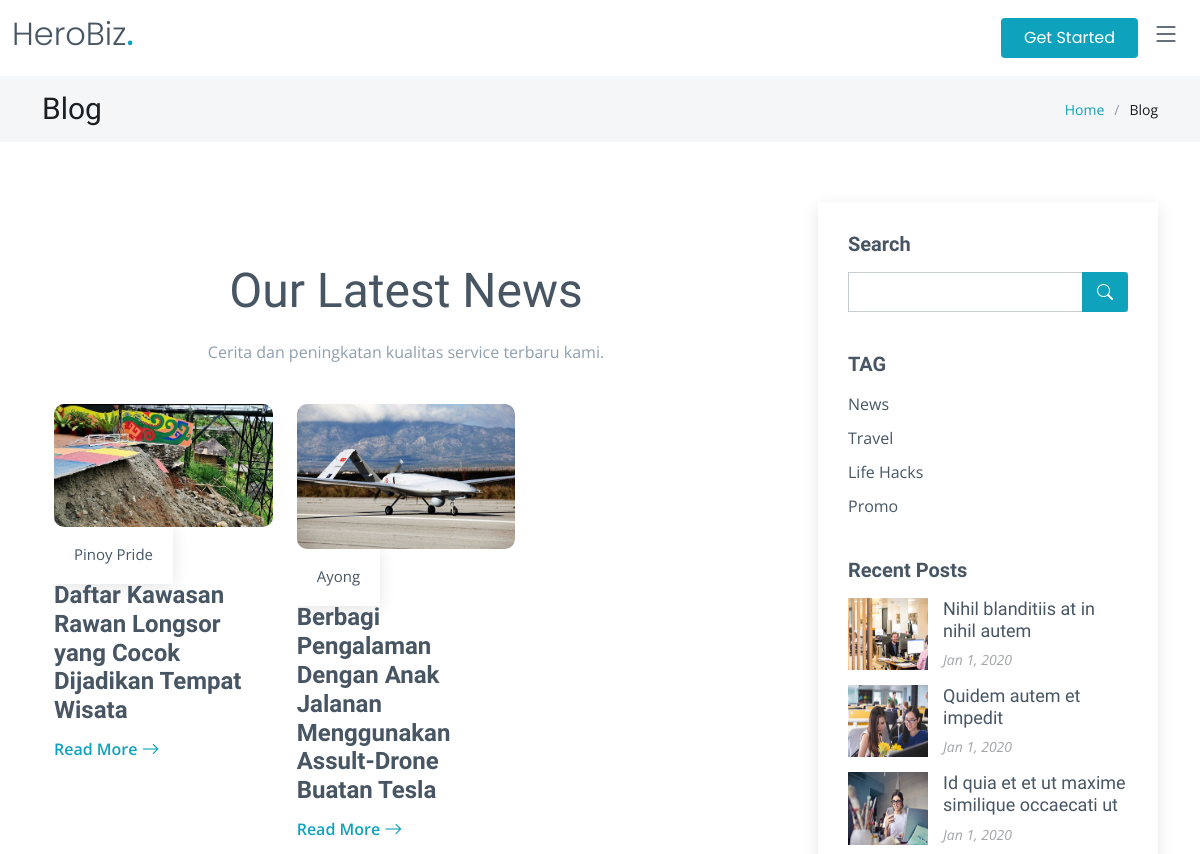
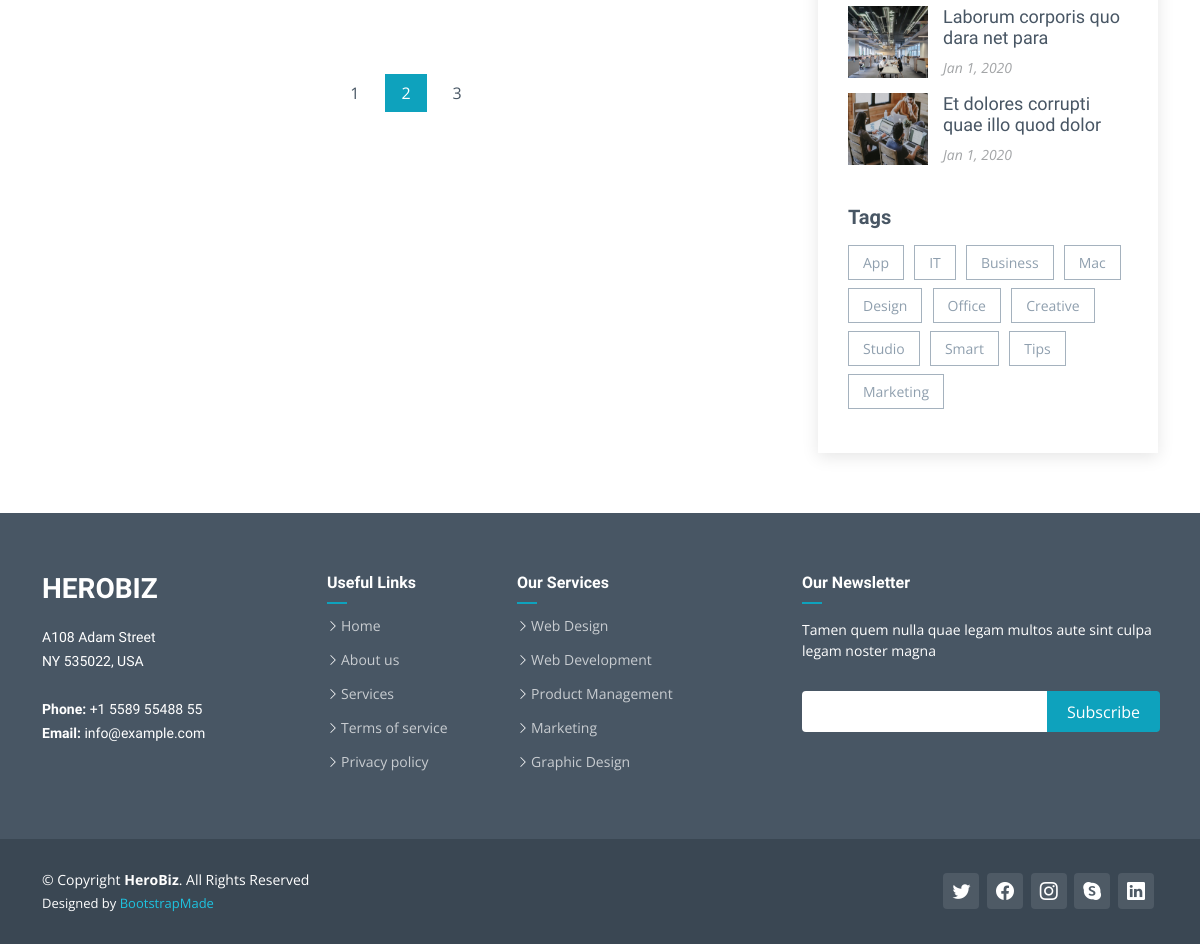
Screenshot of /blog-tag.php?id=2 with the database file from the repository (2 pictures, top to bottom).
### tables this page shows
CREATE TABLE `article` (
  `id` int(12) NOT NULL,
  `title` text NOT NULL,
  `text` longtext NOT NULL,
  `img_url` text DEFAULT NULL,
  `article_category_id` bigint(20) NOT NULL,
  `user_id` bigint(20) NOT NULL
);

CREATE TABLE `user` (
  `id` bigint(20) NOT NULL,
  `email` varchar(150) NOT NULL,
  `password` varchar(255) NOT NULL,
  `role` varchar(255) NOT NULL,
  `name` varchar(255) NOT NULL,
  `job` varchar(255) DEFAULT NULL,
  `about` text DEFAULT NULL,
  `country` varchar(255) DEFAULT NULL,
  `address` text DEFAULT NULL,
  `profile_picture` text DEFAULT NULL,
  `phone` varchar(15) NOT NULL,
  `twitter` varchar(255) NOT NULL
);

### blog-tag.php (the view, shortened to what this page needs)
<!DOCTYPE html>
<html lang="en">
<head>
  <link href="assets/vendor/bootstrap/css/bootstrap.min.css" rel="stylesheet">
  <link href="assets/vendor/bootstrap-icons/bootstrap-icons.css" rel="stylesheet">
  <link href="assets/vendor/aos/aos.css" rel="stylesheet">
  <link href="assets/vendor/glightbox/css/glightbox.min.css" rel="stylesheet">
  <link href="assets/vendor/swiper/swiper-bundle.min.css" rel="stylesheet">
  <link href="assets/css/hero-variables.css" rel="stylesheet">
  <link href="assets/css/hero-main.css" rel="stylesheet">
  <?php include_once 'logics/connect.php';
  $temp_id = $_GET["id"];
  $sql_article = "SELECT *,article.id as article_id ,user.name as author , article_category.name as category_name, article_category.id as category_id FROM article INNER JOIN user ON article.user_id=user.id INNER JOIN article_category ON article.article_category_id = article_category.id WHERE article_category.id = " . $temp_id . " ORDER BY article.id DESC LIMIT 25 ";
  $result_article = $conn->query($sql_article);
  ?>
</head>
<body>
  <header id="header" class="header fixed-top" data-scrollto-offset="0">
    <div class="container-fluid d-flex align-items-center justify-content-between">
      <a href="index.php" class="logo d-flex align-items-center scrollto me-auto me-lg-0">
        <h1>HeroBiz<span>.</span></h1>
      </a>
      <nav id="navbar" class="navbar">
        <i class="bi bi-list mobile-nav-toggle d-none"></i>
      </nav>
      <a class="btn-getstarted scrollto" href="index.php#about">Get Started</a>
    </div>
  </header>
  <main id="main">
    <div class="breadcrumbs">
      <div class="container">
        <div class="d-flex justify-content-between align-items-center">
          <h2>Blog</h2>
          <ol>
            <li><a href="index.php">Home</a></li>
            <li>Blog</li>
          </ol>
        </div>
      </div>
    </div>
    <section id="blog" class="blog">
      <div class="container" data-aos="fade-up">
        <div class="row g-5">
          <div class="col-lg-8">
          <section id="recent-blog-posts" class="recent-blog-posts">
            <div class="container" data-aos="fade-up">
            <div class="section-header">
                <h2>Our Latest News</h2>
                <p>Cerita dan peningkatan kualitas service terbaru kami.</p>
            </div>
            <div class="row">
                <?php while ($row = $result_article->fetch_assoc()) {
                ?>
                <div class="col-lg-4" data-aos="fade-up" data-aos-delay="200">
                    <div class="post-box">
                    <div class="post-img"><img src="<?= $row['img_url'] ?>" class="img-fluid" alt=""></div>
                    <div class="meta">
                        <span class="post-author">
                         <?= $row['author'] ?>
                        </span>
                    </div>
                    <h3 class="post-title"><?= $row['title'] ?></h3>
                    <a href="blog-details.php?id=<?= $row['article_id'] ?>" class="readmore stretched-link"><span>Read More</span><i class="bi bi-arrow-right"></i></a>
                    </div>
                </div>
                <?php } ?>
            </div>
            </div>
        </section>
            <div class="blog-pagination">
              <ul class="justify-content-center">
                <li><a href="#">1</a></li>
                <li class="active"><a href="#">2</a></li>
                <li><a href="#">3</a></li>
              </ul>
            </div>
          </div>
          <div class="col-lg-4">
            <div class="sidebar">
              <div class="sidebar-item search-form">
                <h3 class="sidebar-title">Search</h3>
                <form action="" class="mt-3">
                  <input type="text">
                  <button type="submit"><i class="bi bi-search"></i></button>
                </form>
              </div>
              <div class="sidebar-item categories">
                <h3 class="sidebar-title">TAG</h3>
                <ul class="mt-3">
                  <li><a href="blog-tag.php?id=1">News</a></li>
                  <li><a href="blog-tag.php?id=2">Travel</a></li>
                  <li><a href="blog-tag.php?id=3">Life Hacks</a></li>
                  <li><a href="blog-tag.php?id=4">Promo</a></li>
                </ul>
              </div>
              <div class="sidebar-item recent-posts">
                <h3 class="sidebar-title">Recent Posts</h3>
                <div class="mt-3">
                  <div class="post-item mt-3">
                    <img src="assets/img/blog/blog-recent-1.jpg" alt="" class="flex-shrink-0">
                    <div>
                      <h4><a href="blog-post.html">Nihil blanditiis at in nihil autem</a></h4>
                      <time datetime="2020-01-01">Jan 1, 2020</time>
                    </div>
                  </div>
                  <div class="post-item">
                    <img src="assets/img/blog/blog-recent-2.jpg" alt="" class="flex-shrink-0">
                    <div>
                      <h4><a href="blog-post.html">Quidem autem et impedit</a></h4>
                      <time datetime="2020-01-01">Jan 1, 2020</time>
                    </div>
                  </div>
                  <div class="post-item">
                    <img src="assets/img/blog/blog-recent-3.jpg" alt="" class="flex-shrink-0">
                    <div>
                      <h4><a href="blog-post.html">Id quia et et ut maxime similique occaecati ut</a></h4>
                      <time datetime="2020-01-01">Jan 1, 2020</time>
                    </div>
                  </div>
                  <div class="post-item">
                    <img src="assets/img/blog/blog-recent-4.jpg" alt="" class="flex-shrink-0">
                    <div>
                      <h4><a href="blog-post.html">Laborum corporis quo dara net para</a></h4>
                      <time datetime="2020-01-01">Jan 1, 2020</time>
                    </div>
                  </div>
                  <div class="post-item">
                    <img src="assets/img/blog/blog-recent-5.jpg" alt="" class="flex-shrink-0">
                    <div>
                      <h4><a href="blog-post.html">Et dolores corrupti quae illo quod dolor</a></h4>
                      <time datetime="2020-01-01">Jan 1, 2020</time>
                    </div>
                  </div>
                </div>
              </div>
              <div class="sidebar-item tags">
                <h3 class="sidebar-title">Tags</h3>
                <ul class="mt-3">
                  <li><a href="#">App</a></li>
                  <li><a href="#">IT</a></li>
                  <li><a href="#">Business</a></li>
                  <li><a href="#">Mac</a></li>
                  <li><a href="#">Design</a></li>
                  <li><a href="#">Office</a></li>
                  <li><a href="#">Creative</a></li>
                  <li><a href="#">Studio</a></li>
                  <li><a href="#">Smart</a></li>
                  <li><a href="#">Tips</a></li>
                  <li><a href="#">Marketing</a></li>
                </ul>
              </div>
            </div>
          </div>
        </div>
      </div>
    </section>
  </main>
  <footer id="footer" class="footer">
    <div class="footer-content">
      <div class="container">
        <div class="row">
          <div class="col-lg-3 col-md-6">
            <div class="footer-info">
              <h3>HeroBiz</h3>
              <p>
                A108 Adam Street <br>
                NY 535022, USA<br><br>
                <strong>Phone:</strong> +1 5589 55488 55<br>
                <strong>Email:</strong> info@example.com<br>
              </p>
            </div>
          </div>
          <div class="col-lg-2 col-md-6 footer-links">
            <h4>Useful Links</h4>
            <ul>
              <li><i class="bi bi-chevron-right"></i> <a href="#">Home</a></li>
              <li><i class="bi bi-chevron-right"></i> <a href="#">About us</a></li>
              <li><i class="bi bi-chevron-right"></i> <a href="#">Services</a></li>
              <li><i class="bi bi-chevron-right"></i> <a href="#">Terms of service</a></li>
              <li><i class="bi bi-chevron-right"></i> <a href="#">Privacy policy</a></li>
            </ul>
          </div>
          <div class="col-lg-3 col-md-6 footer-links">
            <h4>Our Services</h4>
            <ul>
              <li><i class="bi bi-chevron-right"></i> <a href="#">Web Design</a></li>
              <li><i class="bi bi-chevron-right"></i> <a href="#">Web Development</a></li>
              <li><i class="bi bi-chevron-right"></i> <a href="#">Product Management</a></li>
              <li><i class="bi bi-chevron-right"></i> <a href="#">Marketing</a></li>
              <li><i class="bi bi-chevron-right"></i> <a href="#">Graphic Design</a></li>
            </ul>
          </div>
          <div class="col-lg-4 col-md-6 footer-newsletter">
            <h4>Our Newsletter</h4>
            <p>Tamen quem nulla quae legam multos aute sint culpa legam noster magna</p>
            <form action="" method="post">
              <input type="email" name="email"><input type="submit" value="Subscribe">
            </form>
          </div>
        </div>
      </div>
    </div>
    <div class="footer-legal text-center">
      <div class="container d-flex flex-column flex-lg-row justify-content-center justify-content-lg-between align-items-center">
        <div class="d-flex flex-column align-items-center align-items-lg-start">
          <div class="copyright">
            &copy; Copyright <strong><span>HeroBiz</span></strong>. All Rights Reserved
          </div>
          <div class="credits">
            Designed by <a href="https://bootstrapmade.com/">BootstrapMade</a>
          </div>
        </div>
        <div class="social-links order-first order-lg-last mb-3 mb-lg-0">
          <a href="#" class="twitter"><i class="bi bi-twitter"></i></a>
          <a href="#" class="facebook"><i class="bi bi-facebook"></i></a>
          <a href="#" class="instagram"><i class="bi bi-instagram"></i></a>
          <a href="#" class="google-plus"><i class="bi bi-skype"></i></a>
          <a href="#" class="linkedin"><i class="bi bi-linkedin"></i></a>
        </div>
      </div>
    </div>
  </footer>
</body>
</html>

### assets/css/hero-variables.css (style rules this page uses)
:root { --font-default: 'Open Sans', system-ui, -apple-system, "Segoe UI", Roboto, "Helvetica Neue", Arial, "Noto Sans", "Liberation Sans", sans-serif, "Apple Color Emoji", "Segoe UI Emoji", "Segoe UI Symbol", "Noto Color Emoji"; --font-primary: 'Source Sans Pro', sans-serif; --font-secondary: 'Poppins', sans-serif; --color-default: #1a1f24; --color-default-rgb: 26, 31, 36; --color-links: #0ea2bd; --color-links-hover: #1ec3e0; --color-primary: #0ea2bd; --color-primary-light: #1ec3e0; --color-primary-dark: #0189a1; --color-primary-rgb: 14, 162, 189; --color-primary-light-rgb: 30, 195, 224; --color-primary-dark-rgb: 1, 137, 161; --color-secondary: #485664; --color-secondary-light: #8f9fae; --color-secondary-dark: #3a4753; --color-secondary-rgb: 72, 86, 100; --color-secondary-light-rgb: 143, 159, 174; --color-secondary-dark-rgb: 58, 71, 83; --color-blue: #0d6efd; --color-blue-rgb: 13, 110, 253; --color-indigo: #6610f2; --color-indigo-rgb: 102, 16, 242; --color-purple: #6f42c1; --color-purple-rgb: 111, 66, 193; --color-pink: #f3268c; --color-pink-rgb: 243, 38, 140; --color-red: #df1529; --color-red-rgb: 223, 21, 4; --color-orange: #fd7e14; --color-orange-rgb: 253, 126, 20; --color-yellow: #ffc107; --color-yellow-rgb: 255, 193, 7; --color-green: #059652; --color-green-rgb: 5, 150, 82; --color-teal: #20c997; --color-teal-rgb: 32, 201, 151; --color-cyan: #0dcaf0; --color-cyan-rgb: 13, 202, 240; --color-white: #ffffff; --color-white-rgb: 255, 255, 255; --color-gray: #6c757d; --color-gray-rgb: 108, 117, 125; --color-black: #000000; --color-black-rgb: 0, 0, 0; }
:root { --bs-blue: var(--color-blue); --bs-indigo: var(--color-indigo); --bs-purple: var(--color-purple); --bs-pink: var(--color-pink); --bs-red: var(--color-red); --bs-orange: var(--color-orange); --bs-yellow: var(--color-yellow); --bs-green: var(--color-green); --bs-teal: var(--color-teal); --bs-cyan: var(--color-cyan); --bs-white: var(--color-white); --bs-gray: var(--color-gray); --bs-gray-dark: #343a40; --bs-gray-100: #f8f9fa; --bs-gray-200: #e9ecef; --bs-gray-300: #dee2e6; --bs-gray-400: #ced4da; --bs-gray-500: #adb5bd; --bs-gray-600: #6c757d; --bs-gray-700: #495057; --bs-gray-800: #343a40; --bs-gray-900: #212529; --bs-primary: var(--color-blue); --bs-secondary: var(--color-blue); --bs-success: #198754; --bs-info: #0dcaf0; --bs-warning: #ffc107; --bs-danger: #dc3545; --bs-light: #f8f9fa; --bs-dark: #212529; --bs-primary-rgb: var(--color-primary-rgb); --bs-secondary-rgb: var(--color-secondary-rgb); --bs-success-rgb: 25, 135, 84; --bs-info-rgb: 13, 202, 240; --bs-warning-rgb: 255, 193, 7; --bs-danger-rgb: 220, 53, 69; --bs-light-rgb: 248, 249, 250; --bs-dark-rgb: 33, 37, 41; --bs-white-rgb: var(--color-white-rgb); --bs-black-rgb: var(--color-black-rgb); --bs-body-color-rgb: var(--color-default-rgb); --bs-body-bg-rgb: 255, 255, 255; --bs-font-sans-serif: var(--font-default); --bs-font-monospace: SFMono-Regular, Menlo, Monaco, Consolas, "Liberation Mono", "Courier New", monospace; --bs-gradient: linear-gradient(180deg, rgba(255, 255, 255, 0.15), rgba(255, 255, 255, 0)); --bs-body-font-family: var(--font-default); --bs-body-font-size: 1rem; --bs-body-font-weight: 400; --bs-body-line-height: 1.5; --bs-body-color: var(--color-default); --bs-body-bg: #fff; }

### rows the page displays
article: img_url (picture), user.name "Pinoy Pride", title "Daftar Kawasan Rawan Longsor yang Cocok Dijadikan Tempat Wisata"
article: img_url (picture), user.name "Ayong", title "Berbagi Pengalaman Dengan Anak Jalanan Menggunakan Assult-Drone Buatan Tesla"
